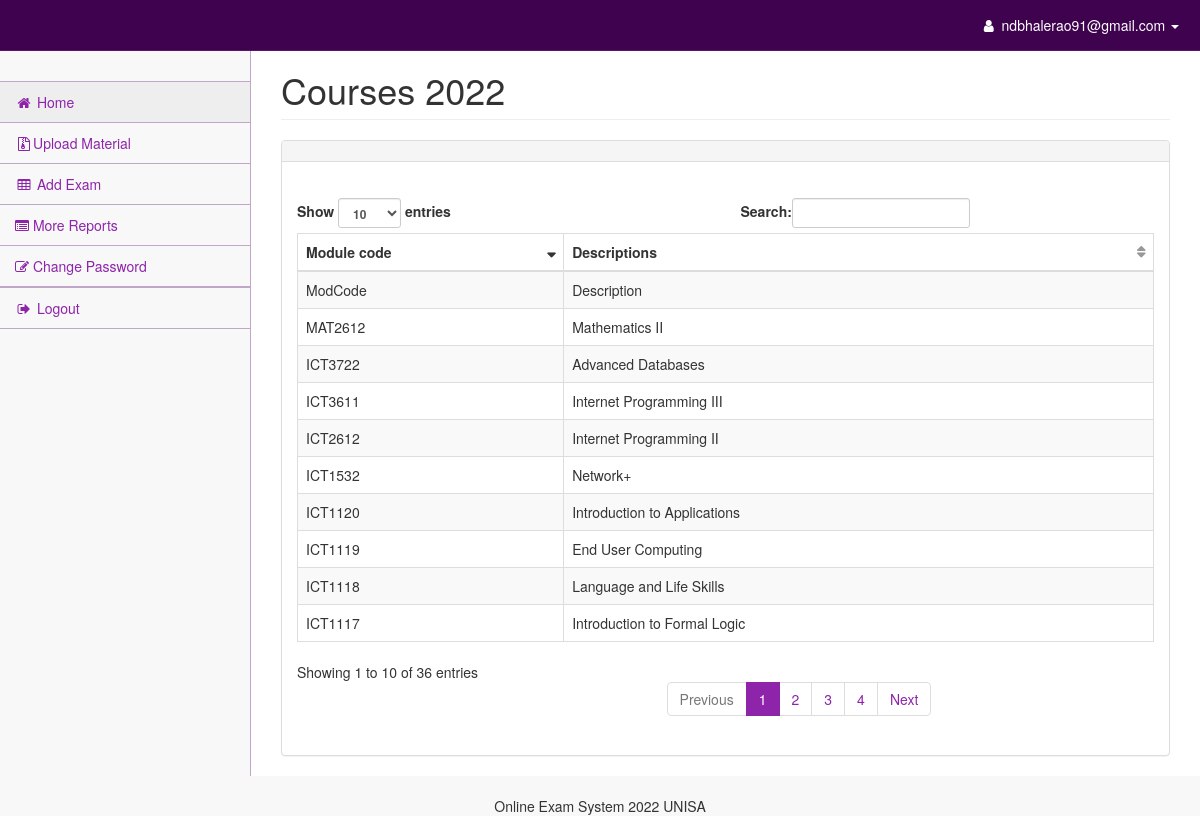
/admin/viewquestion.php (signed in), run on the app's committed database.
### tables this page shows
CREATE TABLE `moduleinfo` (
  `ModCode` varchar(7) NOT NULL,
  `Description` varchar(35) DEFAULT NULL
);

### admin/viewquestion.php (the view, shortened to what this page needs)
<?php
include("connect.php");
include("header.php");
$sql= "SELECT * from  moduleinfo" ;
$result=$conn->query($sql);
?>
<!DOCTYPE html>
<html lang="en">
    <head>
    </head>
<div id="page-wrapper">
                <div class="container-fluid">
                    <div class="row">
                        <div class="col-lg-12">
                            <h1 class="page-header">Courses 2022</h1>
                        </div>
                    </div>
                    <div class="row">
                        <div class="col-lg-12">
                            <div class="panel panel-default">
                                <div class="panel-heading">
                                </div>
                                <div class="panel-body">
                                    <br>
                                    <div class="table-responsive">
<table class="table table-striped table-bordered table-hover" id="dataTables-example">
    <div class="col-sm-6">
        <div id="dataTables-example_filter" class="dataTables_filter">
            <thead>
                <tr>
                    <th>Module code</th>
                    <th>Descriptions</th>
                </tr>
            </thead>
            <tbody>
<?php
foreach ($result as $row) {
	?>
	<tr>
		<td><?php echo $row['ModCode']; ?></td>
		<td><?php echo $row['Description']; ?></td>
        	</tr>
<?php
}
?>
                                        </tbody>
        </div>
    </div>
</table>
                                    </div>
                                </div>
                            </div>
                        </div>
                    </div>
                            </div>
                        </div>
                    </div>
</html>
<?php
include("footer.php");
?>

### css/startmin.css (style rules this page uses)
body { background-color: #f8f8f8; }
#page-wrapper { padding-top: 30px; min-height: 568px; background-color: #fff; }
@media (min-width:768px) { #page-wrapper { position: inherit; margin-left: 250px; padding: 30px 15px 0 15px; border-left: 1px solid #c0a6c7; } }
table.dataTable thead .sorting, table.dataTable thead .sorting_asc, table.dataTable thead .sorting_desc, table.dataTable thead .sorting_asc_disabled, table.dataTable thead .sorting_desc_disabled { background: 0 0; }
table.dataTable thead .sorting_desc:after { content: "\f0dd"; float: right; font-family: fontawesome; }
table.dataTable thead .sorting:after { content: "\f0dc"; float: right; font-family: fontawesome; color: rgba(50,50,50,.5); }

### data on the page
moduleinfo: ModCode "ICT1117", Description "Introduction to Formal Logic"
moduleinfo: ModCode "ICT1118", Description "Language and Life Skills"
moduleinfo: ModCode "ICT1119", Description "End User Computing"
moduleinfo: ModCode "ICT1120", Description "Introduction to Applications"
moduleinfo: ModCode "ICT1532", Description "Network+"
moduleinfo: ModCode "ICT2612", Description "Internet Programming II"
moduleinfo: ModCode "ICT3611", Description "Internet Programming III"
moduleinfo: ModCode "ICT3722", Description "Advanced Databases"
moduleinfo: ModCode "MAT2612", Description "Mathematics II"
moduleinfo: ModCode "ModCode", Description "Description"

### other printed values
$_SESSION['email'] "ndbhalerao91@gmail.com"
